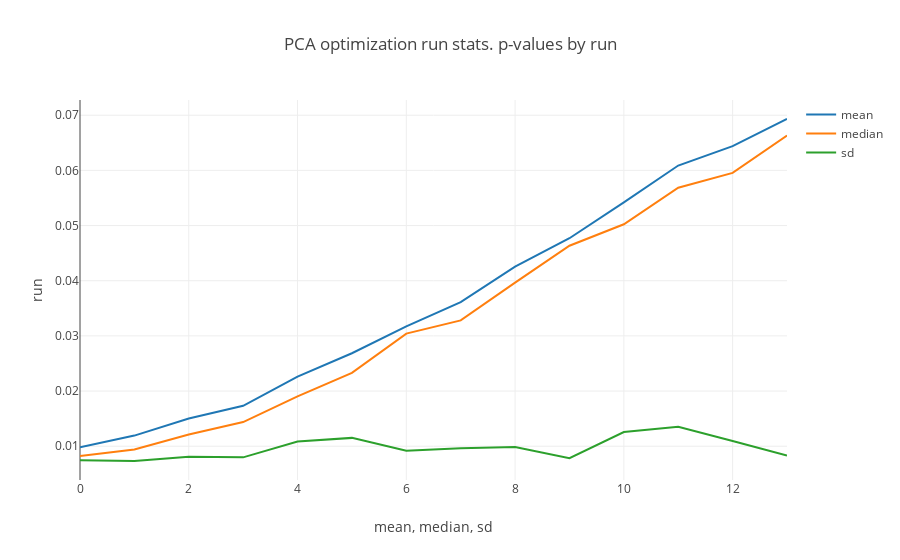

The code cell stored with this chart in its notebook:
### Markdown cell above
#### Run summary

### Code cell
run_stats= [
    prob_mean, prob_median, prob_sd
]
stats_names= ['mean','median','sd']

run_stats= np.array(run_stats).T

fig_stats= [
    go.Scatter(
        x= list(range(run_stats.shape[0])),
        y= run_stats[:,i],
        mode= 'lines',
        name= stats_names[i]
    ) for i in range(run_stats.shape[1])
]

layout= go.Layout(
    title= 'PCA optimization run stats. p-values by run',
    xaxis= dict(title='mean, median, sd'),
    yaxis= dict(title= 'run')
)

Figure= go.Figure(data= fig_stats, layout= layout)

iplot(Figure)

### Figure 1 — Plotly figure (JSON) as saved in the notebook; plotly's stock layout.template omitted (floating-point values rounded to 4 significant figures)
{"data": [{"mode": "lines", "name": "mean", "type": "scatter", "uid": "9ce0dfc7-c711-40da-9f87-e363c0c424fb", "x": [0, 1, 2, 3, 4, 5, 6, 7, 8, 9, 10, 11, 12, 13], "y": [0.009819, 0.01193, 0.01504, 0.01733, 0.02263, 0.02685, 0.03172, 0.03613, 0.04254, 0.0477, 0.05419, 0.06088, 0.0644, 0.06931]}, {"mode": "lines", "name": "median", "type": "scatter", "uid": "f00631f5-1694-4fa1-bc64-c4a6834ec634", "x": [0, 1, 2, 3, 4, 5, 6, 7, 8, 9, 10, 11, 12, 13], "y": [0.00822, 0.009413, 0.01213, 0.01438, 0.01904, 0.02329, 0.03042, 0.0328, 0.03966, 0.04634, 0.05023, 0.05687, 0.05956, 0.06632]}, {"mode": "lines", "name": "sd", "type": "scatter", "uid": "f020bd4e-7a12-42e2-b1f9-c661ecee2aa9", "x": [0, 1, 2, 3, 4, 5, 6, 7, 8, 9, 10, 11, 12, 13], "y": [0.007444, 0.007321, 0.008075, 0.007984, 0.01084, 0.01151, 0.009163, 0.009619, 0.009872, 0.00784, 0.01256, 0.01351, 0.01095, 0.008316]}], "layout": {"title": "PCA optimization run stats. p-values by run", "xaxis": {"title": "mean, median, sd"}, "yaxis": {"title": "run"}}}
